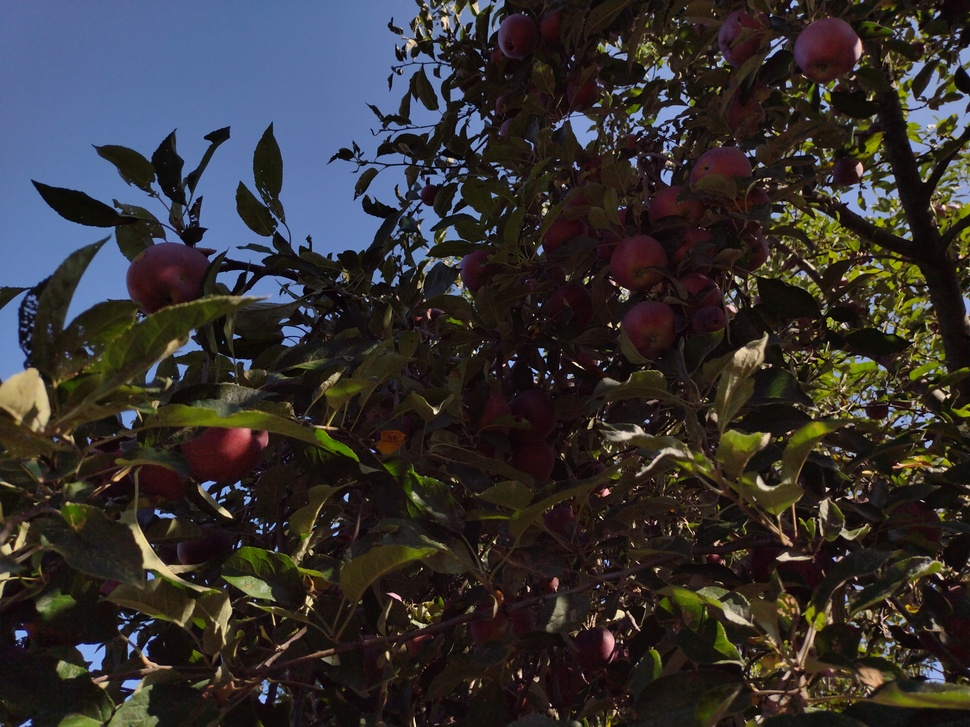
%> input picture HW_03_Divyank_Kulshrestha_DIR/IMG_20220828_Apples.jpg, 970 x 727 px, shrunk from 4000 x 3000 before the run
$ octave --eval "HW_03_Kulshrestha_Divyank_Q2;"   (GNU Octave 9; MATLAB toolbox functions it lacks are replaced by stand-ins)
%> lines starting %> are read from the running program, lines starting %| are printed output that depends on the picture
function HW_03_Kulshrestha_Divyank_Q2()
    % getting the version
    ver;

    % make the apples stand out
    im = imread('IMG_20220828_Apples.jpg');
%> im is the input picture: size 727x970x3 uint8; mean R, G, B 52.7, 49.7, 49.8
    red = im(:, :, 1);
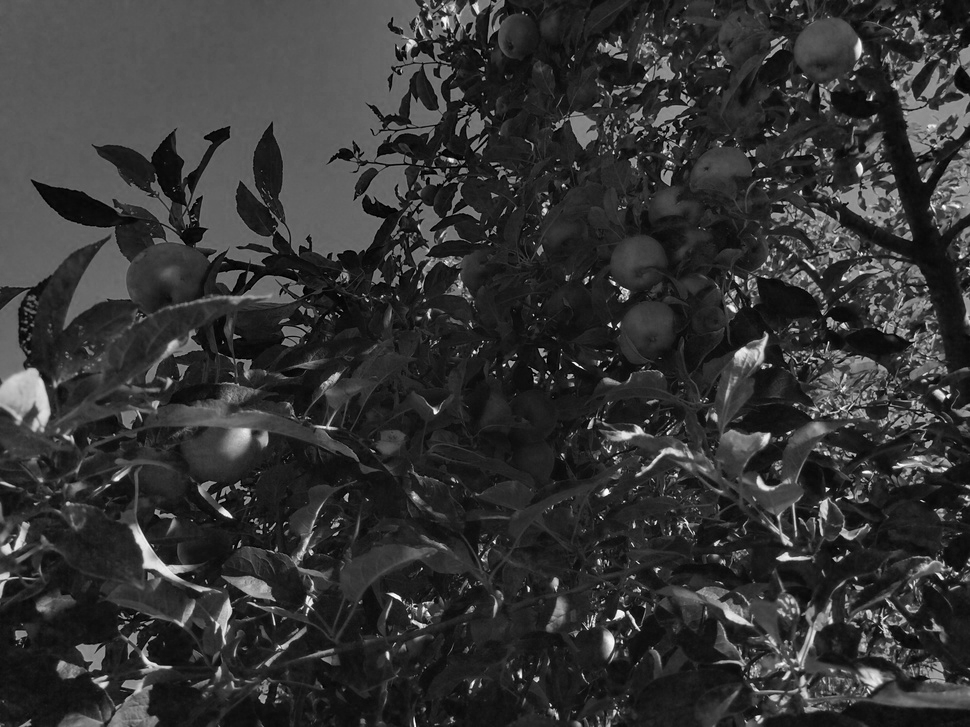
%> red: size 727x970 uint8; min 0, max 255, mean 52.7
    im_equalized = histeq(red);  % best result with red channel
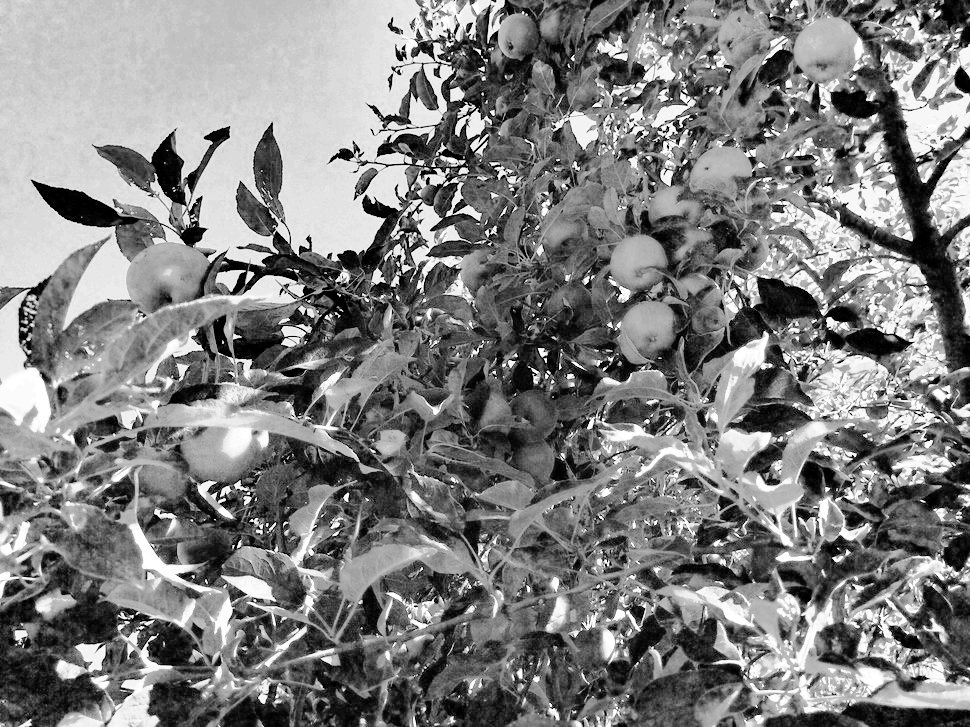
%> im_equalized: size 727x970 uint8; min 0, max 255, mean 127.2
    figure;
    imshow(im_equalized);

%     Using imfinfo()
%> (the run ends here)
